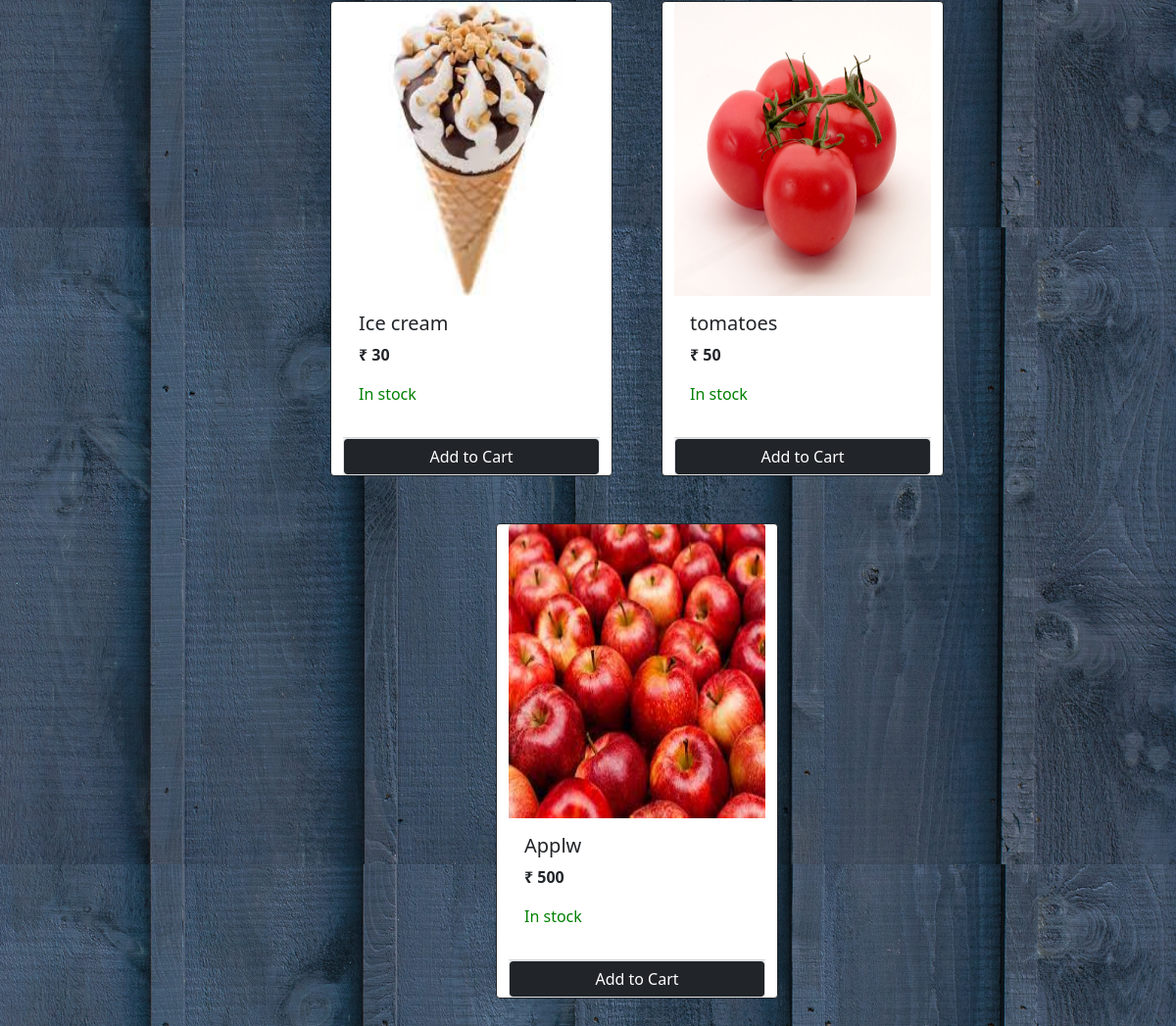
The page /retailer_dashboard (lower part) on the database as committed earlier.
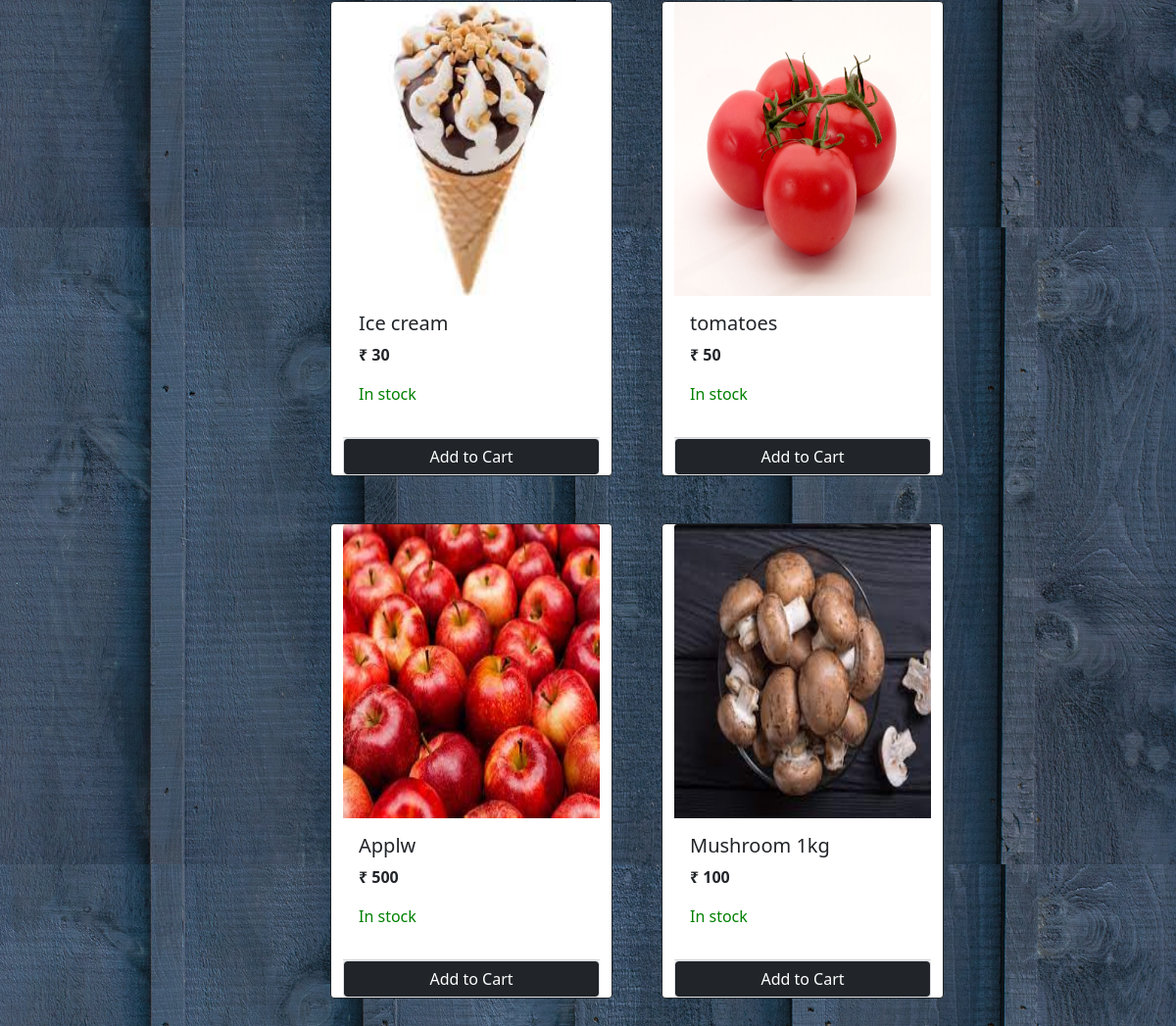
The same page on the database as committed later.
### store/models/product.py (models this page shows, shortened)
class Product(models.Model):
    name=models.CharField(max_length=50)
    price=models.IntegerField(default=0)
    category=models.ForeignKey(Categorie ,on_delete=models.CASCADE, default=1)
    description=models.CharField(max_length=200 , default='Description not available' , null=True , blank=True)
    image=models.ImageField(upload_to='media/')
    quantity=models.IntegerField(default=10)
    seller = models.ForeignKey(Customer,on_delete=models.CASCADE,default=None)
    @staticmethod
    def gete_all_products():
        return Product.objects.all()
    @staticmethod
    def get_all_products_by_roleOfSeller(group_name):
        products=Product.gete_all_products()
        data = []
        for product in products:
            seller_id=product.seller.id
            obj = Customer.objects.get(id=seller_id)
            if(obj.group_name== group_name):
                data.append(product)
        sellers=Customer.get_customer_by_role(group_name)
        return data

### store/views.py (the view, shortened to what this page needs)
# urls.py: path('retailer_dashboard',Retailer_dashboard.as_view(),name="retailer_dashboard"),
class Retailer_dashboard(View):
    def get(self ,request):
        products = None
        cart=request.session.get('cart')
        if not cart:
            request.session['cart']={}
        categories=Categorie.get_all_categories()
        categoryID=request.GET.get('category')
        if categoryID:
            products=Product.get_by_category_and_role("wholesaler",categoryID)
        else:
            products = Product.get_all_products_by_roleOfSeller("wholesaler")
        data={}
        data['products']=products
        data['categories']=categories
        return render(request , 'retailer_dashboard.html' , data)

### store/models/category.py (called while the page is built)
    @staticmethod
    def get_all_categories():
        return Categorie.objects.all()

### store/models/customer.py (called while the page is built)
    @staticmethod
    def get_customer_by_role(group_name):
        return Customer.objects.filter(group_name = group_name)

### store/templatetags/cart.py (called while the page is built)
@register.filter(name='is_in_cart')
def is_in_cart(product,cart):
    keys= cart.keys()
    for id in keys:
        if int(id) == product.id:
            return True
    return False;

### store/templatetags/custom_filter.py (called while the page is built)
@register.filter(name='currency')
def currency(number):
    return "₹ "+str(number)

### store/templates/retailer_dashboard.html (shortened to what this page needs)
{% extends 'base3.html' %}
{% block content %}
{% load cart %}
{% load custom_filter %}
<div class="container-fluid mt-4">
  <div class="row">
    <div class="col-lg-3">
    </div>
    <div id='products' class="col-lg-7 ">
      <div class="row mx-auto">
        {% for product in products %}
      <div class="card border-dark mx-auto mb-5" id={{product.id}}  style="width: 18rem;">
        <img src="{{product.image.url}}"  width="300" height="300" class="card-img-top" alt="...">
        <div class="card-body">
          <h5 class="card-title">{{product.name}}</h5>
          <p class="card-text"><b>{{product.price|currency}}</b></p>
          {% if product.quantity == 0%}
          <p style="color: red;">Out of stock</p>
          <p>Check after 3 days</p>
          {% else %}
          <p style="color:green;">In stock </p>
         {%endif%}
          </div>
          {% if product.quantity != 0%}
          <div class="card-footer p-0  ">
            {%if product|is_in_cart:request.session.cart %}
            <div class="row no-gutters ">
              <form method="POST" action="retailer_dashboard#{{product.id}}" class="col-2">
                {% csrf_token %}
                <input hidden type="text" name="product" value='{{product.id}}'>
                <input hidden type="text" name="remove" value='True'>
                <input type="submit" value=" - " class=" btn btn-block btn-secondary">
              </form>
              <div class="text-center col">{{product|cart_count:request.session.cart}} in Cart</div>
              <form method="POST" action="retailer_dashboard#{{product.id}}" class="col-2">
                {% csrf_token %}
                <input hidden type="text" name="product" value='{{product.id}}'>
                <input type="submit" value=" + " class=" btn btn-block btn-secondary">
              </form>
            </div>
            {% else %}
            <form action="retailer_dashboard#{{product.id}}" method="POST" class="btn-block">
              <input type="submit" class="btn btn-dark btn-block border btn form-control" value="Add to Cart">
            </form>
            {% endif %}
          </div>
       {%endif%}
      </div>
      {% endfor %}
      </div>
    </div>
  </div>
</div>
{% endblock %}

Rows that differ between the two databases and show on the page:
added Product: image (picture), name "Mushroom 1kg", price "₹ 100", quantity "In stock"
